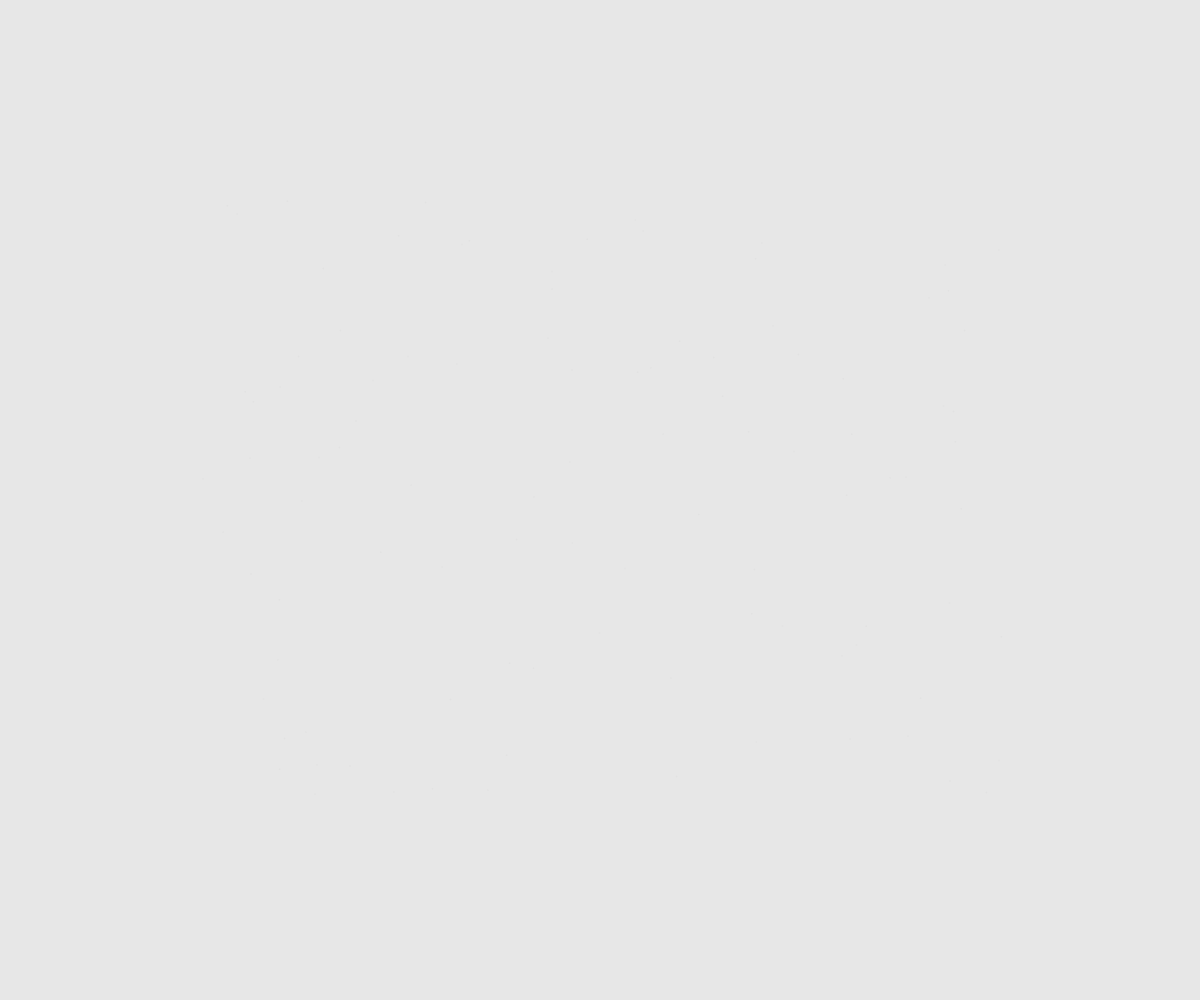
Frame 1 (no input)
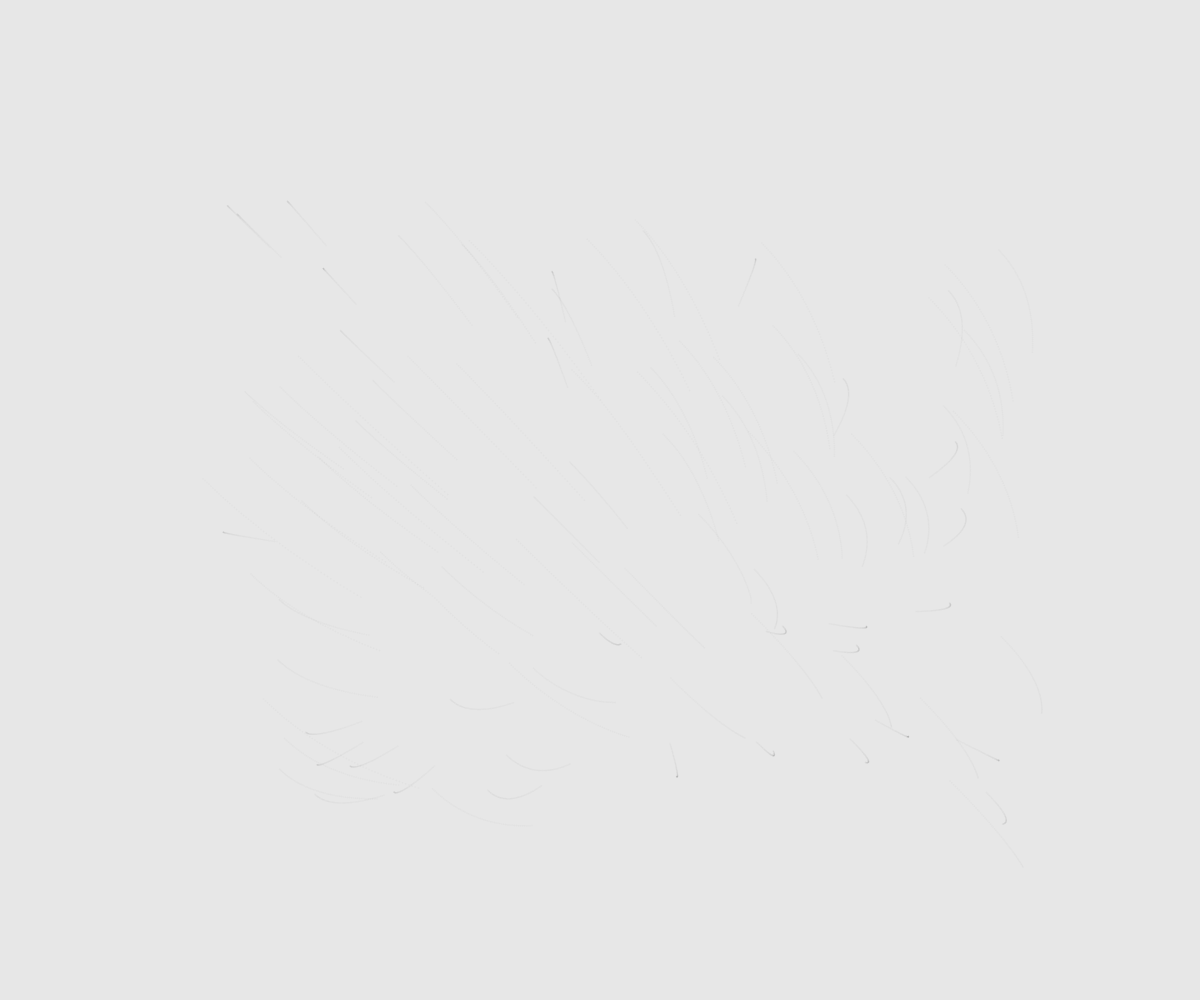
Frame 60 (no input)
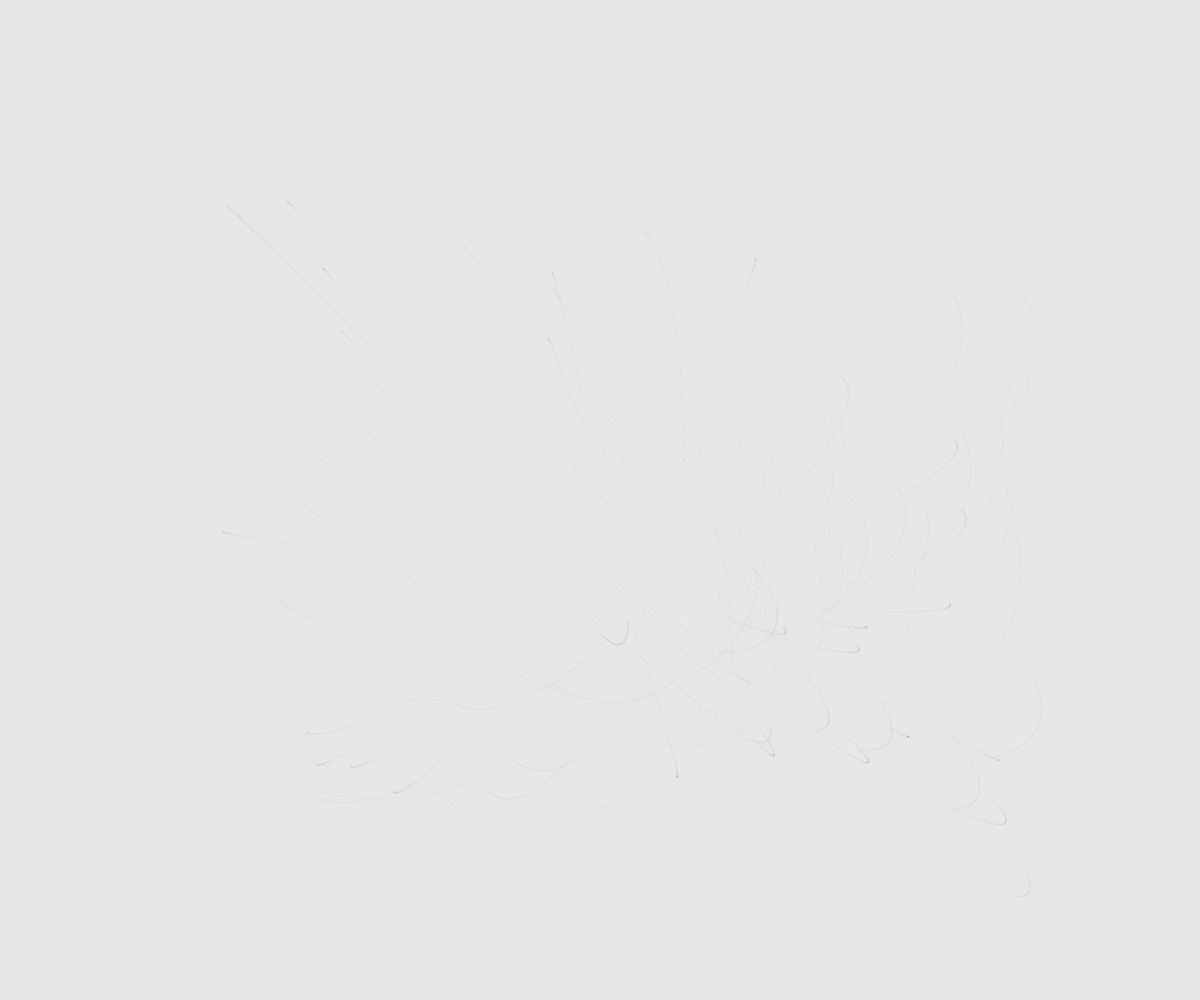
Frame 120 (the mouse pressed at the canvas centre since frame 60)

The p5.js sketch that drew these frames (run headless with seeded random() and noise() and a simulated clock; from frame 60 on, the mouse is pressed at the canvas centre):

// p5.js sketch
// ── sketch.js
var particles = [],
	attractors = [];

/*
* init
*/
function setup() {
  createCanvas(windowWidth, windowHeight);
  background(180, 80);

  for (var i = 0; i < 100; i++) {
  	var offset = 200;
  	var x = random(offset, windowWidth-offset),
  		y = random(offset, windowHeight-offset);

  	particles.push(new Particle(x, y));
  }

  for (var i = 0; i < 5; i++) {
  	var wOffset = windowWidth/3;
  	var hOffset = windowHeight/3;
  	var x = random(wOffset, windowWidth-wOffset),
  		y = random(hOffset, windowHeight-hOffset);

  	attractors.push(new Attractor(x, y));
  }
}

/*
* animate it
*/
function draw() {
	// draw all attractors on random positions
	for (var i = 0; i < attractors.length; i++) {
		attractors[i].display();
	}

	// let's draw all particles first and
	for (var i = 0; i < particles.length; i++) {
		particles[i].update();
		particles[i].display();

		// than we apply forces of all attractors to particle and calculate direction
		for (var j = 0; j < attractors.length; j++) {
			var attraction = attractors[j].calculateForce(particles[i]);
			particles[i].applyForce(attraction);
		}	
	}
}


/*
* particle object
*/

function Particle(x, y) {
	this.pos = createVector(x, y);
	var randomvel = random(2);
	this.vel = createVector(randomvel, randomvel);
	this.acc = createVector(0, 0);
	this.mass = random(1, 10);

	this.applyForce = function(force) {
		var f = force.copy();
		f.div(this.mass);
		this.acc.add(f);
	}

	this.update = function() {
		this.vel.add(this.acc);
		this.pos.add(this.vel);
		this.acc.mult(0);
	}

	this.display = function() {
		fill(0, 5);
		noStroke();
		ellipse(this.pos.x, this.pos.y, 2, 2);
	}
}

/*
* attractor object
*/

function Attractor(x, y) {
	this.pos = createVector(x, y);
	this.mass = random(1, 5);

	this.calculateForce = function(particle) {
		var force = p5.Vector.sub(this.pos, particle.pos);
		var distance = force.mag();
		var unit = force.normalize();

		distance = constrain(distance, 5, 25);
		strength = this.mass * particle.mass / (distance * distance);
		force.mult(strength);
		return force;
	}

	this.display = function() {
		fill(0, 0);
		noStroke();
		ellipse(this.pos.x, this.pos.y, 5, 5);
	}
}
